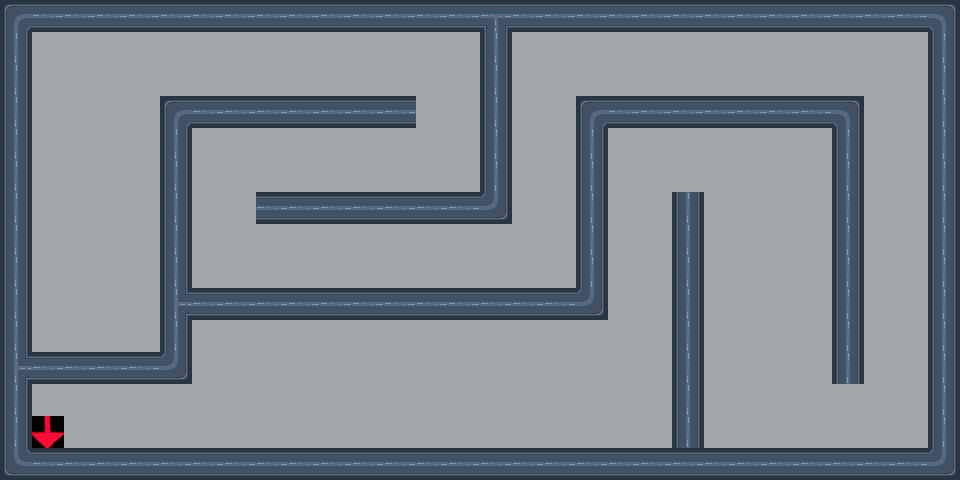

Tiled map render using the project's own tile images. Description and the whole map definition, tile-layer contents included, below:
An orthogonal 30x15 tile map with 32x32 px tiles, 3 tile layers (floor, walls, doors) and 26 objects (20x point, 6x spawn).

<map version="1.5" tiledversion="1.5.0" orientation="orthogonal" renderorder="right-down" width="30" height="15" tilewidth="32" tileheight="32" infinite="0" nextlayerid="24" nextobjectid="67">
 <tileset firstgid="1" source="../tilemaps/flawless.tsx" />
 <layer id="20" name="floor" width="30" height="15" locked="1">
  <data encoding="csv">
0,0,0,0,0,0,0,0,0,0,0,0,0,0,0,0,0,0,0,0,0,0,0,0,0,0,0,0,0,0,
0,37,37,37,37,37,37,37,37,37,37,37,37,37,37,37,37,37,37,37,37,37,37,37,37,37,37,37,37,0,
0,37,37,37,37,37,37,37,37,37,37,37,37,37,37,37,37,37,37,37,37,37,37,37,37,37,37,37,37,0,
0,37,37,37,37,37,37,37,37,37,37,37,37,37,37,37,37,37,37,37,37,37,37,37,37,37,37,37,37,0,
0,37,37,37,37,37,37,37,37,37,37,37,37,37,37,37,37,37,37,37,37,37,37,37,37,37,37,37,37,0,
0,37,37,37,37,37,37,37,37,37,37,37,37,37,37,37,37,37,37,37,37,37,37,37,37,37,37,37,37,0,
0,37,37,37,37,37,37,37,37,37,37,37,37,37,37,37,37,37,37,37,37,37,37,37,37,37,37,37,37,0,
0,37,37,37,37,37,37,37,37,37,37,37,37,37,37,37,37,37,37,37,37,37,37,37,37,37,37,37,37,0,
0,37,37,37,37,37,37,37,37,37,37,37,37,37,37,37,37,37,37,37,37,37,37,37,37,37,37,37,37,0,
0,37,37,37,37,37,37,37,37,37,37,37,37,37,37,37,37,37,37,37,37,37,37,37,37,37,37,37,37,0,
0,37,37,37,37,37,37,37,37,37,37,37,37,37,37,37,37,37,37,37,37,37,37,37,37,37,37,37,37,0,
0,37,37,37,37,37,37,37,37,37,37,37,37,37,37,37,37,37,37,37,37,37,37,37,37,37,37,37,37,0,
0,37,37,37,37,37,37,37,37,37,37,37,37,37,37,37,37,37,37,37,37,37,37,37,37,37,37,37,37,0,
0,3221225480,37,37,37,37,37,37,37,37,37,37,37,37,37,37,37,37,37,37,37,37,37,37,37,37,37,37,37,0,
0,0,0,0,0,0,0,0,0,0,0,0,0,0,0,0,0,0,0,0,0,0,0,0,0,0,0,0,0,0
</data>
 </layer>
 <layer id="18" name="walls" width="30" height="15" locked="1">
  <data encoding="csv">
25,1610612741,1610612741,1610612741,1610612741,1610612741,1610612741,1610612741,1610612741,1610612741,1610612741,1610612741,1610612741,1610612741,1610612741,15,1610612741,1610612741,1610612741,1610612741,1610612741,1610612741,1610612741,1610612741,1610612741,1610612741,1610612741,1610612741,1610612741,2684354585,
5,0,0,0,0,0,0,0,0,0,0,0,0,0,0,5,0,0,0,0,0,0,0,0,0,0,0,0,0,3221225477,
5,0,0,0,0,0,0,0,0,0,0,0,0,0,0,5,0,0,28,0,0,0,0,0,0,0,0,0,0,3221225477,
5,0,0,0,0,25,2684354565,2684354565,2684354565,2684354565,2684354565,2684354565,2684354565,28,28,5,0,0,25,1610612741,1610612741,1610612741,1610612741,1610612741,1610612741,2684354565,2684354585,0,0,3221225477,
5,0,0,0,0,5,0,0,0,0,0,0,0,0,0,3221225477,0,0,3221225477,28,0,0,0,0,0,0,3221225477,0,0,3221225477,
5,0,0,0,0,5,0,0,0,0,0,0,0,0,0,3221225477,0,0,3221225477,28,0,0,0,0,0,0,3221225477,0,0,3221225477,
5,0,0,0,0,5,0,0,2684354565,2684354565,2684354565,2684354565,2684354565,2684354565,2684354565,3221225497,0,0,3221225477,28,0,5,0,0,0,0,3221225477,0,0,3221225477,
5,0,0,0,0,5,0,0,0,0,0,0,0,0,0,0,0,0,3221225477,28,0,5,0,0,0,0,3221225477,0,0,3221225477,
5,0,0,0,0,5,0,0,0,0,0,0,0,0,0,0,0,0,3221225477,0,0,5,0,0,0,0,3221225477,0,0,3221225477,
5,0,0,0,0,1610612751,2684354565,2684354565,2684354565,1610612741,1610612741,1610612741,1610612741,1610612741,1610612741,2684354565,2684354565,2684354565,3221225497,0,0,5,0,0,0,0,3221225477,0,0,3221225477,
5,0,0,0,0,5,0,0,0,0,0,0,0,0,0,0,0,0,0,0,0,5,0,0,0,0,3221225477,0,0,3221225477,
1610612751,2684354565,2684354565,2684354565,2684354565,3221225497,0,0,0,0,0,0,0,0,0,0,0,0,0,0,0,5,0,0,0,0,3221225477,0,0,3221225477,
5,0,0,0,0,0,0,0,0,0,0,0,0,0,0,0,0,0,0,0,0,5,0,0,0,81,81,0,0,3221225477,
5,0,0,0,0,0,0,0,0,0,0,0,0,0,0,0,0,0,0,0,0,5,0,0,0,0,0,0,0,3221225477,
1610612761,2684354565,2684354565,2684354565,2684354565,2684354565,2684354565,2684354565,2684354565,2684354565,2684354565,2684354565,2684354565,2684354565,2684354565,2684354565,2684354565,2684354565,2684354565,2684354565,2684354565,2684354565,2684354565,2684354565,2684354565,2684354565,2684354565,2684354565,2684354565,3221225497
</data>
 </layer>
 <layer id="19" name="doors" width="30" height="15" locked="1">
  <data encoding="csv">
0,0,0,0,0,0,0,0,0,0,0,0,0,0,0,0,0,0,0,0,0,0,0,0,0,0,0,0,0,0,
0,0,0,0,0,0,0,0,0,0,0,0,0,0,0,0,0,0,0,0,0,0,0,0,0,0,0,0,0,0,
0,0,0,0,0,0,0,0,0,0,0,0,0,0,0,0,0,0,0,0,0,0,0,0,0,0,0,0,0,0,
0,0,0,0,0,0,0,0,0,0,0,0,0,0,0,0,0,0,0,0,0,0,0,0,0,0,0,0,0,0,
0,0,0,0,0,0,0,0,0,0,0,0,0,0,0,0,0,0,0,0,0,0,0,0,0,0,0,0,0,0,
0,0,0,0,0,0,0,0,0,0,0,0,0,0,0,0,0,0,0,0,0,0,0,0,0,0,0,0,0,0,
0,0,0,0,0,0,0,0,0,0,0,0,0,0,0,0,0,0,0,0,0,0,0,0,0,0,0,0,0,0,
0,0,0,0,0,0,0,0,0,0,0,0,0,0,0,0,0,0,0,0,0,0,0,0,0,0,0,0,0,0,
0,0,0,0,0,0,0,0,0,0,0,0,0,0,0,0,0,0,0,0,0,0,0,0,0,0,0,0,0,0,
0,0,0,0,0,0,0,0,0,0,0,0,0,0,0,0,0,0,0,0,0,0,0,0,0,0,0,0,0,0,
0,0,0,0,0,0,0,0,0,0,0,0,0,0,0,0,0,0,0,0,0,0,0,0,0,0,0,0,0,0,
0,0,0,0,0,0,0,0,0,0,0,0,0,0,0,0,0,0,0,0,0,0,0,0,0,0,0,0,0,0,
0,0,0,0,0,0,0,0,0,0,0,0,0,0,0,0,0,0,0,0,0,0,0,0,0,0,0,0,0,0,
0,0,0,0,0,0,0,0,0,0,0,0,0,0,0,0,0,0,0,0,0,0,0,0,0,0,0,0,0,0,
0,0,0,0,0,0,0,0,0,0,0,0,0,0,0,0,0,0,0,0,0,0,0,0,0,0,0,0,0,0
</data>
 </layer>
 <objectgroup id="4" name="playerspawn" locked="1">
  <properties>
   <property name="type" value="player_spawn" />
  </properties>
  <object id="1" name="player_spawn" type="spawn" x="32" y="320" width="32" height="32" />
 </objectgroup>
 <objectgroup id="12" name="exit" locked="1">
  <properties>
   <property name="type" value="exit" />
  </properties>
  <object id="18" name="level_exit" type="spawn" x="32" y="416" width="32" height="32" />
 </objectgroup>
 <objectgroup color="#00ff7f" id="17" name="guard1" locked="1">
  <properties>
   <property name="type" value="guard" />
  </properties>
  <object id="37" name="guard1_spawn" type="spawn" x="448" y="160" width="32" height="32" />
  <object id="38" name="0" type="point" x="192" y="160" width="32" height="32" />
  <object id="41" name="1" type="point" x="192" y="224" width="32" height="32" />
  <object id="42" name="2" type="point" x="448" y="224" width="32" height="32" />
  <object id="57" name="3" type="point" x="192" y="224" width="32" height="32" />
  <object id="58" name="4" type="point" x="192" y="160" width="32" height="32" />
 </objectgroup>
 <objectgroup color="#ff0000" id="21" name="guard2" locked="1">
  <properties>
   <property name="type" value="guard" />
  </properties>
  <object id="43" name="guard2_spawn" type="spawn" x="640" y="416" width="32" height="32" />
  <object id="45" name="0" type="point" x="640" y="160" width="32" height="32" />
  <object id="47" name="1" type="point" x="704" y="160" width="32" height="32" />
  <object id="48" name="2" type="point" x="706" y="416" width="32" height="32" />
  <object id="49" name="3" type="point" x="800" y="416" width="32" height="32" />
  <object id="50" name="4" type="point" x="800" y="160" width="32" height="32" />
 </objectgroup>
 <objectgroup color="#0000ff" id="22" name="guard3" locked="1">
  <properties>
   <property name="type" value="guard" />
  </properties>
  <object id="51" name="guard3_spawn" type="spawn" x="768" y="384" width="32" height="32" />
  <object id="52" name="0" type="point" x="736" y="384" width="32" height="32" />
  <object id="53" name="1" type="point" x="736" y="160" width="32" height="32" />
  <object id="54" name="2" type="point" x="768" y="160" width="32" height="32" />
 </objectgroup>
 <objectgroup color="#ffff00" id="23" name="guard4">
  <properties>
   <property name="type" value="guard" />
  </properties>
  <object id="59" name="guard1_spawn" type="spawn" x="576" y="320" width="32" height="32" />
  <object id="60" name="0" type="point" x="192" y="320" width="32" height="32" />
  <object id="61" name="1" type="point" x="192" y="352" width="32" height="32" />
  <object id="62" name="2" type="point" x="576" y="352" width="32" height="32" />
  <object id="63" name="3" type="point" x="576" y="384" width="32" height="32" />
  <object id="64" name="4" type="point" x="192" y="384" width="32" height="32" />
  <object id="65" name="5" type="point" x="192" y="416" width="32" height="32" />
  <object id="66" name="6" type="point" x="576" y="416" width="32" height="32" />
 </objectgroup>
</map>
